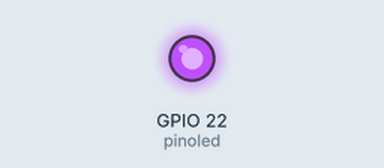
Simulated run of this sketch. Board: ESP32. Shown: output pins drawn as LEDs (lit = HIGH).

Above: at 0.1 s.
At 4.6 s:
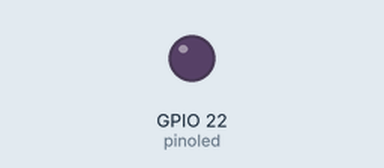
Timing chart, 0 to 6.1 s (numbered marks = the images above):
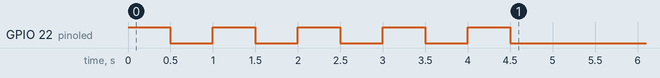

The sketch:

sketch.ino
```cpp
const int pinoled = 22;
const int piskada = 5;


void setup() {
  pinMode(pinoled, OUTPUT);
  for (int contador = 0; contador < piskada; contador++) {
    digitalWrite(pinoled, HIGH);
    delay(500);
    digitalWrite(pinoled, LOW);
    delay(500);

  }
}

void loop() {


}
```
